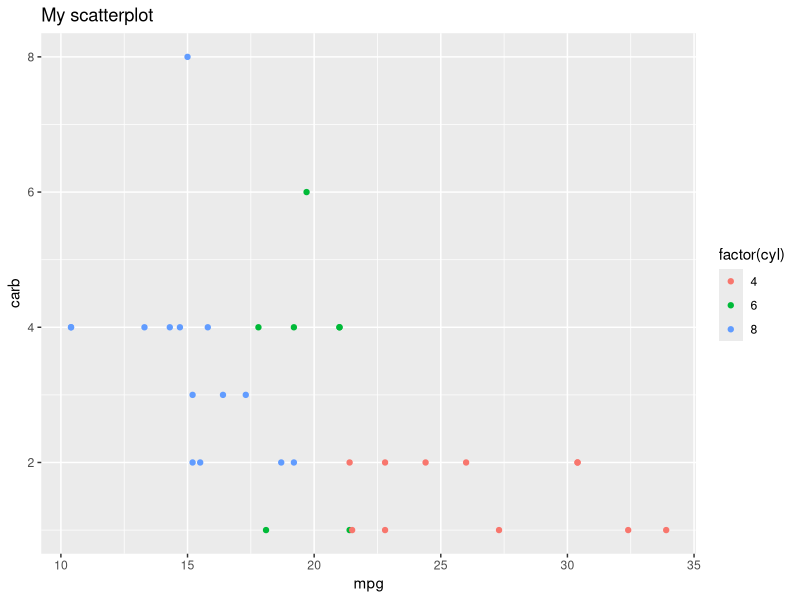
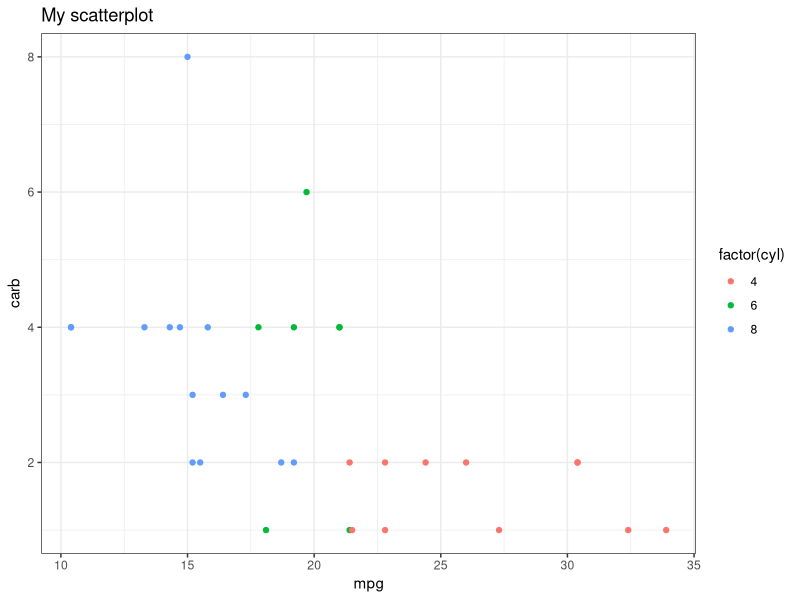
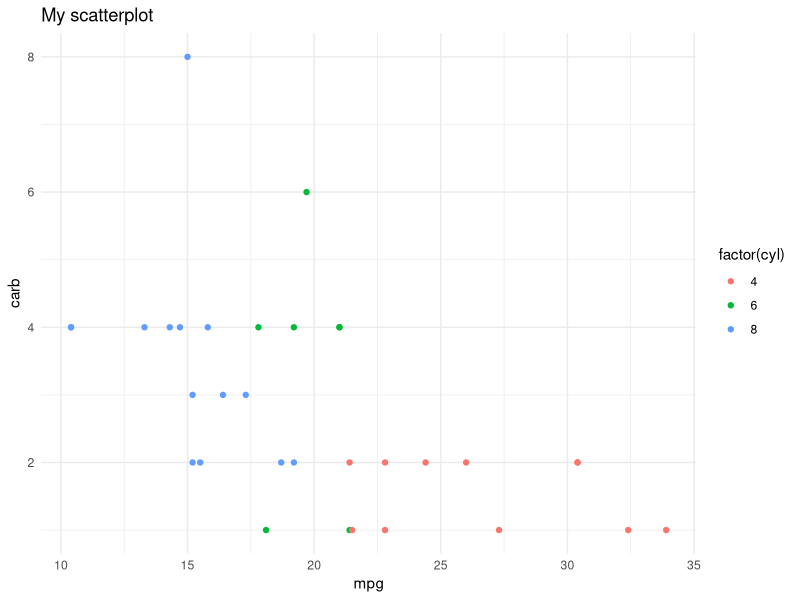
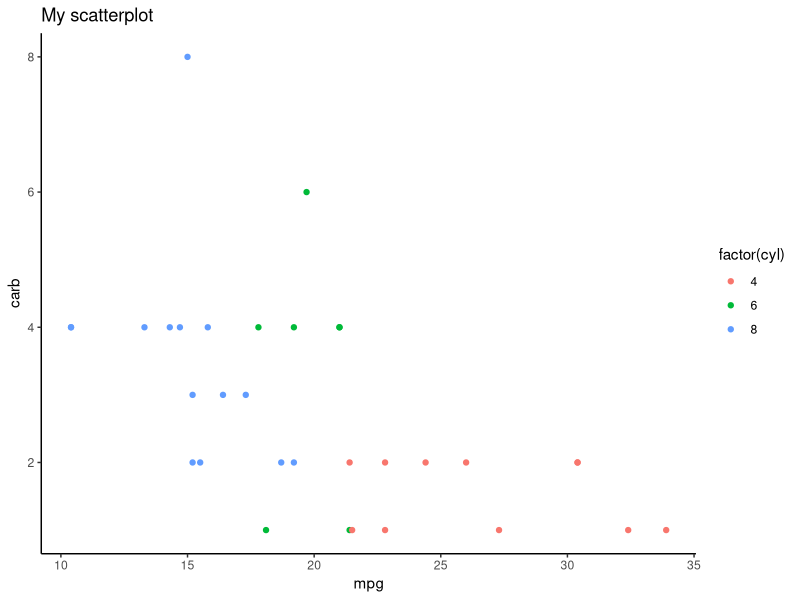
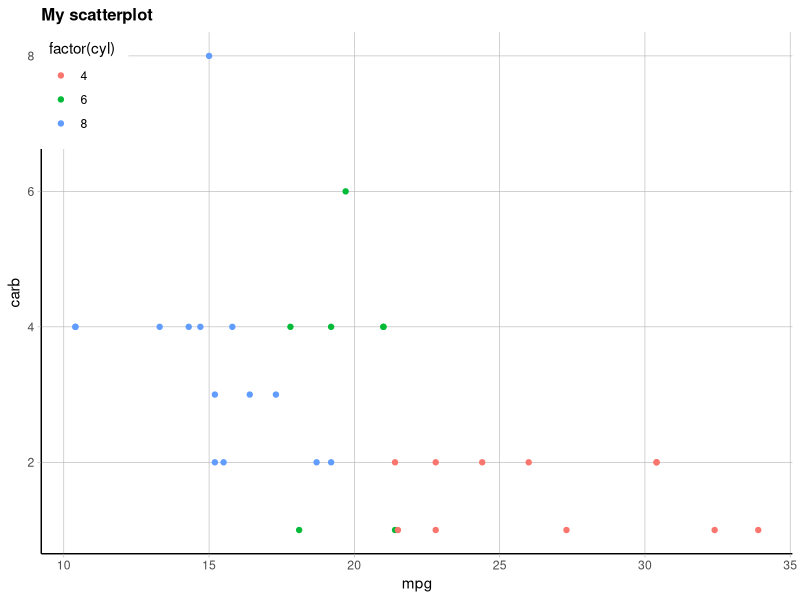
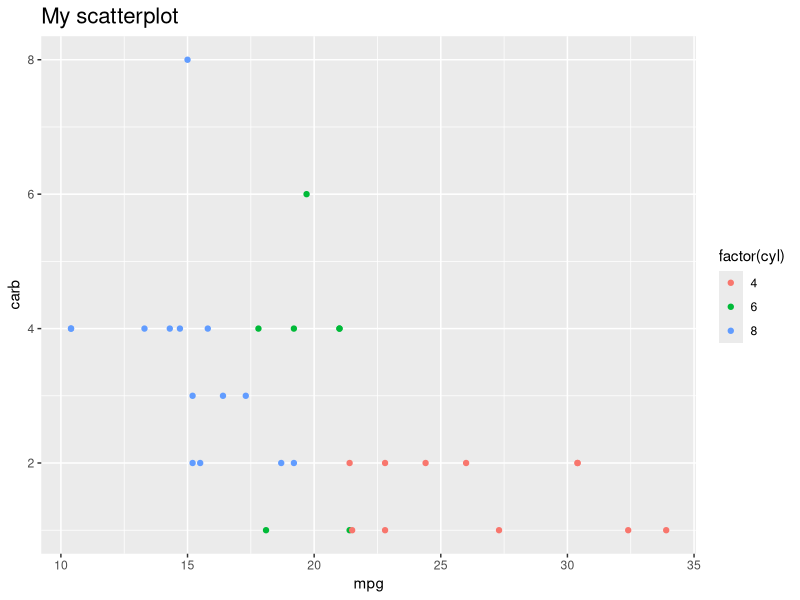
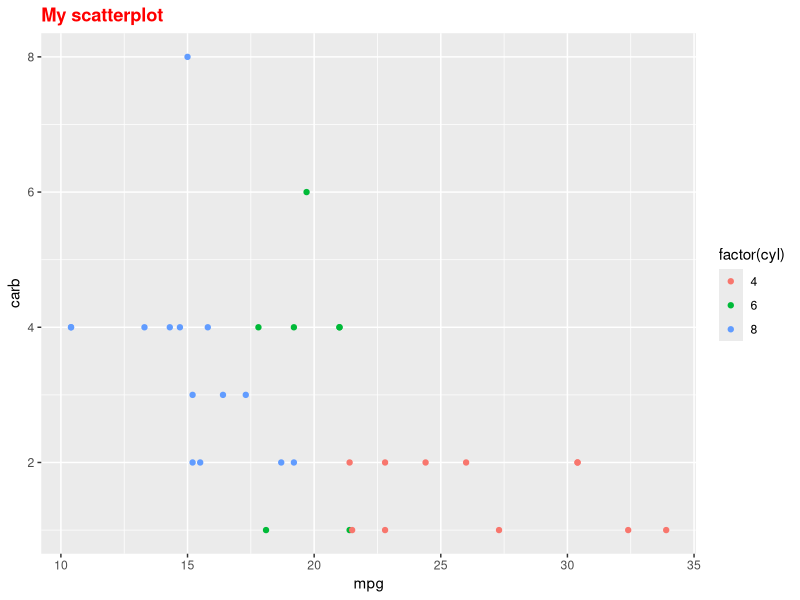
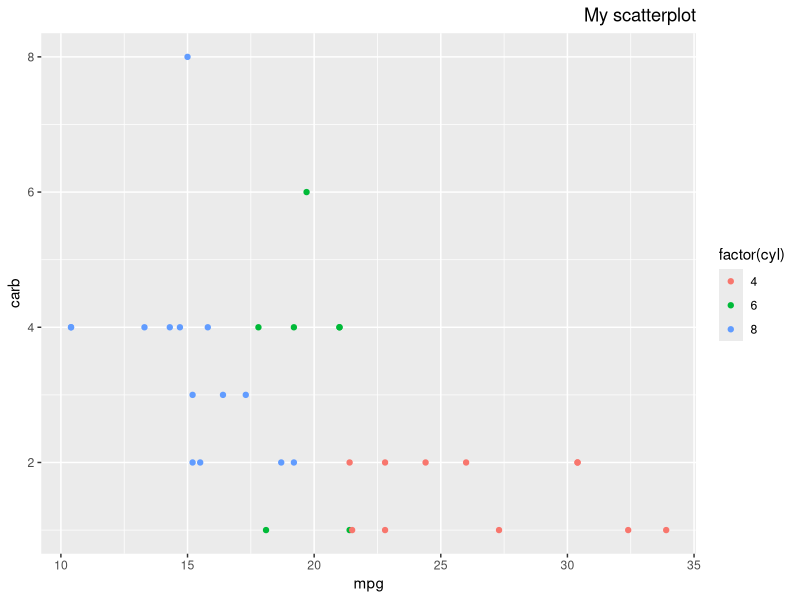

Recreate these plots in R, in order.
## ---- chunk 1
library(tidyverse)

p <- ggplot(mtcars, aes(x = mpg, y = carb, color = factor(cyl))) +
  geom_point() +
  labs(title = "My scatterplot")
p
## ---- chunk 2
p + theme_bw()
## ---- chunk 3
p + theme_minimal()
## ---- chunk 4
p + theme_classic()
## ---- chunk 5
p + theme_classic() +
  theme(
    plot.title = element_text(face = "bold", size = 12),
    legend.background = element_rect(fill = "white", size = 4, colour = "white"),
    legend.justification = c(0, 1),
    legend.position = c(0, 1),
    axis.ticks = element_line(colour = "grey70", size = 0.2),
    panel.grid.major = element_line(colour = "grey70", size = 0.2),
    panel.grid.minor = element_blank()
  )
## ---- chunk 6
p + theme(plot.title = element_text(size = 16))
p + theme(plot.title = element_text(face = "bold", colour = "red"))
p + theme(plot.title = element_text(hjust = 1))
## ---- chunk 7
library(palmerpenguins)
## ---- chunk 8
penguins %>% select(bill_length_mm, island, species, year)
## ---- chunk 9
penguins %>% select(c("bill_length_mm","island","species","year"))
penguins %>% select(any_of(c("bill_length_mm","island","species","year")))
## ---- chunk 10
colnames_needed <- c("bill_length_mm","island","species","year")
penguins %>% select(colnames_needed)
## ---- chunk 11
colnames_needed <- c("bill_length_mm","island","species","year","MISSING")
# penguins %>% select((olnames_needed)) # does not work
penguins %>% select(any_of(colnames_needed)) # works!
# penguins %>% select(all_of(colnames_needed)) # does not work
## ---- chunk 12
penguins %>% count(species)
## ---- chunk 13
penguins %>% count(species, year)
